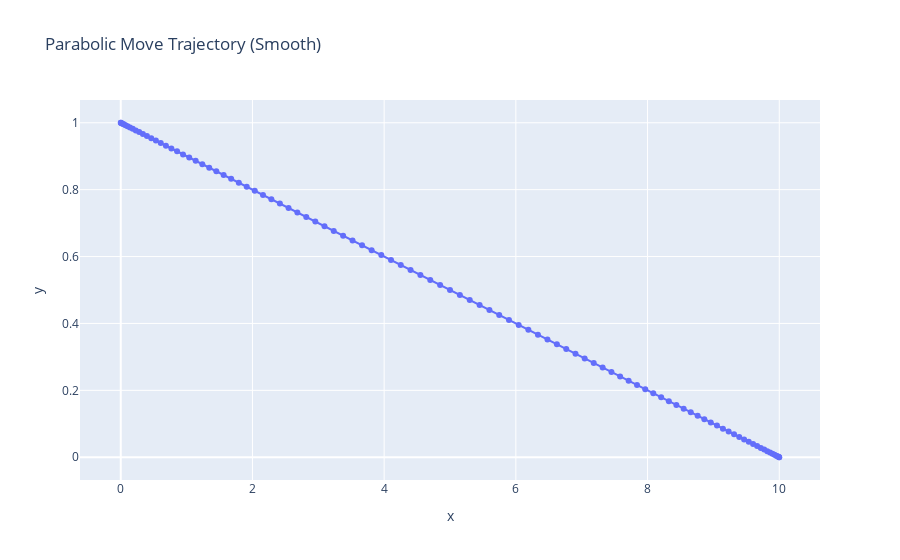

This figure's notebook cell:
### Code cell
import numpy as np
import plotly.express as px

def move_parabola(x1, y1, x2, y2, steps):
    points = []
    for i in range(steps + 1):
        t = i / steps
        ease = 3 * t**2 - 2 * t**3  # smootherstep easing
        x = x1 + (x2 - x1) * ease
        y = y1 + (y2 - y1) * ease
        points.append((x, y))
    return points

points = move_parabola(10, 0, 0, 1, 100)
x_vals, y_vals = zip(*points)
fig = px.scatter(x=x_vals, y=y_vals, title="Parabolic Move Trajectory (Smooth)")
fig.update_traces(mode='lines+markers')
fig.show()
